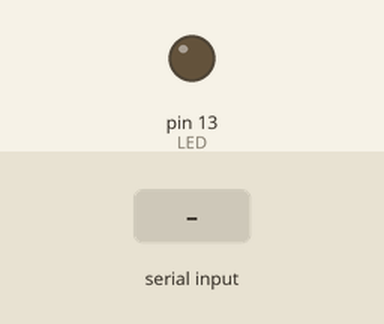
Recording of a sketch running on a simulated Arduino Uno, built with avr-gcc and run on an emulated ATmega328P. Shown: output pins drawn as LEDs (lit = HIGH). The inputs (shaded band) are chosen by the test bench.

Above: at 1.2 s.
1.3 s: "1" received over the second serial link
At 1.8 s:
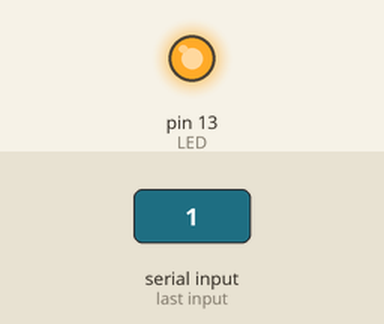
2.8 s: "2" received over the second serial link
At 4.2 s:
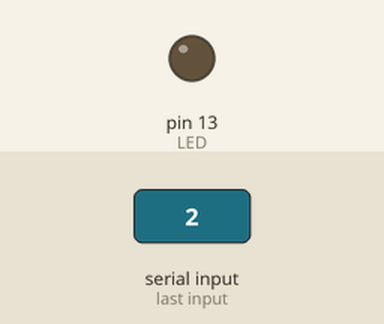
Timing chart, 0 to 5.8 s (numbered marks = the images above; inputs shaded):
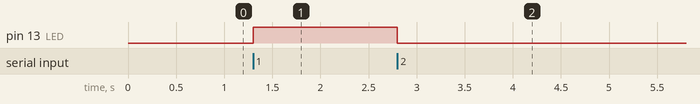

Measured:
- after the input at 1.3 s, pin 13 (LED): LOW → HIGH at once
- after the input at 2.8 s, pin 13 (LED): HIGH → LOW at once

The sketch:

LedBluetooth.ino
```cpp
#include <SoftwareSerial.h>
SoftwareSerial bluetoothSerial(10, 11);
int LED = 13;
void setup() {
  pinMode(LED, OUTPUT);
  Serial.begin(115200);
  bluetoothSerial.begin(9600);
}

void loop() {
  if (bluetoothSerial.available()) {
    char data_received;
    data_received = bluetoothSerial.read();
    if (data_received == '1'){
      digitalWrite(LED, HIGH);
      bluetoothSerial.write("LED turned ON\n");
    }
    else if (data_received == '2'){
      digitalWrite(LED, LOW);
      bluetoothSerial.write("LED turned OFF\n");
    }
    else{
      bluetoothSerial.write("Select either 1 or 2");
    }
  }
}
```
